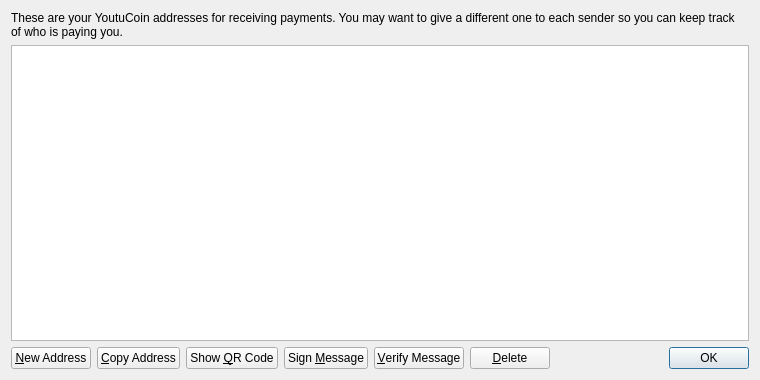
<?xml version="1.0" encoding="UTF-8"?>
<ui version="4.0">
 <class>AddressBookPage</class>
 <widget class="QWidget" name="AddressBookPage">
  <property name="geometry">
   <rect>
    <x>0</x>
    <y>0</y>
    <width>760</width>
    <height>380</height>
   </rect>
  </property>
  <property name="windowTitle">
   <string>Address Book</string>
  </property>
  <layout class="QVBoxLayout" name="verticalLayout">
   <item>
    <widget class="QLabel" name="labelExplanation">
     <property name="text">
      <string>These are your YoutuCoin addresses for receiving payments. You may want to give a different one to each sender so you can keep track of who is paying you.</string>
     </property>
     <property name="textFormat">
      <enum>Qt::PlainText</enum>
     </property>
     <property name="wordWrap">
      <bool>true</bool>
     </property>
    </widget>
   </item>
   <item>
    <widget class="QTableView" name="tableView">
     <property name="contextMenuPolicy">
      <enum>Qt::CustomContextMenu</enum>
     </property>
     <property name="toolTip">
      <string>Double-click to edit address or label</string>
     </property>
     <property name="tabKeyNavigation">
      <bool>false</bool>
     </property>
     <property name="alternatingRowColors">
      <bool>true</bool>
     </property>
     <property name="selectionMode">
      <enum>QAbstractItemView::SingleSelection</enum>
     </property>
     <property name="selectionBehavior">
      <enum>QAbstractItemView::SelectRows</enum>
     </property>
     <property name="sortingEnabled">
      <bool>true</bool>
     </property>
     <attribute name="verticalHeaderVisible">
      <bool>false</bool>
     </attribute>
    </widget>
   </item>
   <item>
    <layout class="QHBoxLayout" name="horizontalLayout">
     <item>
      <widget class="QPushButton" name="newAddressButton">
       <property name="toolTip">
        <string>Create a new address</string>
       </property>
       <property name="text">
        <string>&amp;New Address</string>
       </property>
       <property name="icon">
        <iconset resource="../bitcoin.qrc">
         <normaloff>:/icons/add</normaloff>:/icons/add</iconset>
       </property>
      </widget>
     </item>
     <item>
      <widget class="QPushButton" name="copyToClipboard">
       <property name="toolTip">
        <string>Copy the currently selected address to the system clipboard</string>
       </property>
       <property name="text">
        <string>&amp;Copy Address</string>
       </property>
       <property name="icon">
        <iconset resource="../bitcoin.qrc">
         <normaloff>:/icons/editcopy</normaloff>:/icons/editcopy</iconset>
       </property>
      </widget>
     </item>
     <item>
      <widget class="QPushButton" name="showQRCode">
       <property name="text">
        <string>Show &amp;QR Code</string>
       </property>
       <property name="icon">
        <iconset resource="../bitcoin.qrc">
         <normaloff>:/icons/qrcode</normaloff>:/icons/qrcode</iconset>
       </property>
      </widget>
     </item>
     <item>
      <widget class="QPushButton" name="signMessage">
       <property name="toolTip">
        <string>Sign a message to prove you own a YoutuCoin address</string>
       </property>
       <property name="text">
        <string>Sign &amp;Message</string>
       </property>
       <property name="icon">
        <iconset resource="../bitcoin.qrc">
         <normaloff>:/icons/edit</normaloff>:/icons/edit</iconset>
       </property>
      </widget>
     </item>
     <item>
      <widget class="QPushButton" name="verifyMessage">
       <property name="toolTip">
        <string>Verify a message to ensure it was signed with a specified YoutuCoin address</string>
       </property>
       <property name="text">
        <string>&amp;Verify Message</string>
       </property>
       <property name="icon">
        <iconset resource="../bitcoin.qrc">
         <normaloff>:/icons/transaction_0</normaloff>:/icons/transaction_0</iconset>
       </property>
      </widget>
     </item>
     <item>
      <widget class="QPushButton" name="deleteButton">
       <property name="toolTip">
        <string>Delete the currently selected address from the list</string>
       </property>
       <property name="text">
        <string>&amp;Delete</string>
       </property>
       <property name="icon">
        <iconset resource="../bitcoin.qrc">
         <normaloff>:/icons/remove</normaloff>:/icons/remove</iconset>
       </property>
      </widget>
     </item>
     <item>
      <spacer name="horizontalSpacer">
       <property name="orientation">
        <enum>Qt::Horizontal</enum>
       </property>
       <property name="sizeHint" stdset="0">
        <size>
         <width>40</width>
         <height>20</height>
        </size>
       </property>
      </spacer>
     </item>
     <item>
      <widget class="QDialogButtonBox" name="buttonBox">
       <property name="sizePolicy">
        <sizepolicy hsizetype="Maximum" vsizetype="Fixed">
         <horstretch>0</horstretch>
         <verstretch>0</verstretch>
        </sizepolicy>
       </property>
       <property name="standardButtons">
        <set>QDialogButtonBox::Ok</set>
       </property>
      </widget>
     </item>
    </layout>
   </item>
  </layout>
 </widget>
 <resources>
  <include location="../bitcoin.qrc"/>
 </resources>
 <connections/>
</ui>
